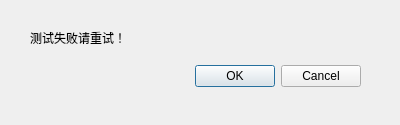
<?xml version="1.0" encoding="UTF-8"?>
<ui version="4.0">
 <class>Dialog</class>
 <widget class="QDialog" name="Dialog">
  <property name="geometry">
   <rect>
    <x>0</x>
    <y>0</y>
    <width>400</width>
    <height>125</height>
   </rect>
  </property>
  <property name="windowTitle">
   <string>Dialog</string>
  </property>
  <widget class="QDialogButtonBox" name="buttonBox">
   <property name="geometry">
    <rect>
     <x>20</x>
     <y>60</y>
     <width>341</width>
     <height>32</height>
    </rect>
   </property>
   <property name="orientation">
    <enum>Qt::Horizontal</enum>
   </property>
   <property name="standardButtons">
    <set>QDialogButtonBox::Cancel|QDialogButtonBox::Ok</set>
   </property>
  </widget>
  <widget class="QLabel" name="label">
   <property name="geometry">
    <rect>
     <x>30</x>
     <y>30</y>
     <width>231</width>
     <height>16</height>
    </rect>
   </property>
   <property name="text">
    <string>测试失败请重试！</string>
   </property>
  </widget>
 </widget>
 <resources/>
 <connections>
  <connection>
   <sender>buttonBox</sender>
   <signal>accepted()</signal>
   <receiver>Dialog</receiver>
   <slot>accept()</slot>
   <hints>
    <hint type="sourcelabel">
     <x>248</x>
     <y>254</y>
    </hint>
    <hint type="destinationlabel">
     <x>157</x>
     <y>274</y>
    </hint>
   </hints>
  </connection>
  <connection>
   <sender>buttonBox</sender>
   <signal>rejected()</signal>
   <receiver>Dialog</receiver>
   <slot>reject()</slot>
   <hints>
    <hint type="sourcelabel">
     <x>316</x>
     <y>260</y>
    </hint>
    <hint type="destinationlabel">
     <x>286</x>
     <y>274</y>
    </hint>
   </hints>
  </connection>
 </connections>
</ui>
